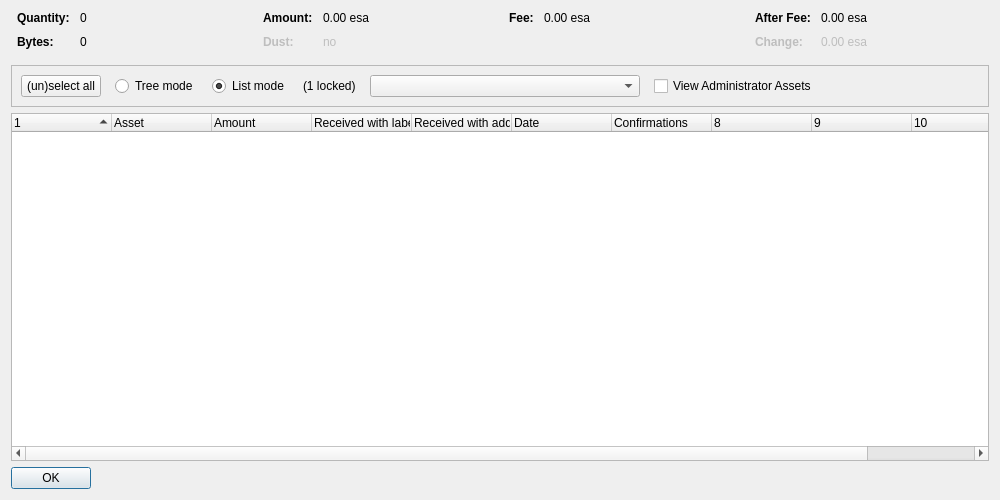
<?xml version="1.0" encoding="UTF-8"?>
<ui version="4.0">
 <class>AssetControlDialog</class>
 <widget class="QDialog" name="AssetControlDialog">
  <property name="geometry">
   <rect>
    <x>0</x>
    <y>0</y>
    <width>1000</width>
    <height>500</height>
   </rect>
  </property>
  <property name="windowTitle">
   <string>Asset Selection</string>
  </property>
  <layout class="QVBoxLayout" name="verticalLayout">
   <item>
    <layout class="QHBoxLayout" name="horizontalLayoutTop" stretch="0,0,0,0">
     <property name="topMargin">
      <number>0</number>
     </property>
     <property name="bottomMargin">
      <number>10</number>
     </property>
     <item>
      <layout class="QFormLayout" name="formLayoutAssetControl1">
       <property name="horizontalSpacing">
        <number>10</number>
       </property>
       <property name="verticalSpacing">
        <number>10</number>
       </property>
       <property name="leftMargin">
        <number>6</number>
       </property>
       <property name="rightMargin">
        <number>6</number>
       </property>
       <item row="0" column="0">
        <widget class="QLabel" name="labelAssetControlQuantityText">
         <property name="font">
          <font>
           <weight>75</weight>
           <bold>true</bold>
          </font>
         </property>
         <property name="text">
          <string>Quantity:</string>
         </property>
        </widget>
       </item>
       <item row="0" column="1">
        <widget class="QLabel" name="labelAssetControlQuantity">
         <property name="cursor">
          <cursorShape>IBeamCursor</cursorShape>
         </property>
         <property name="contextMenuPolicy">
          <enum>Qt::ActionsContextMenu</enum>
         </property>
         <property name="text">
          <string notr="true">0</string>
         </property>
         <property name="textInteractionFlags">
          <set>Qt::LinksAccessibleByMouse|Qt::TextSelectableByKeyboard|Qt::TextSelectableByMouse</set>
         </property>
        </widget>
       </item>
       <item row="1" column="0">
        <widget class="QLabel" name="labelAssetControlBytesText">
         <property name="font">
          <font>
           <weight>75</weight>
           <bold>true</bold>
          </font>
         </property>
         <property name="text">
          <string>Bytes:</string>
         </property>
        </widget>
       </item>
       <item row="1" column="1">
        <widget class="QLabel" name="labelAssetControlBytes">
         <property name="cursor">
          <cursorShape>IBeamCursor</cursorShape>
         </property>
         <property name="contextMenuPolicy">
          <enum>Qt::ActionsContextMenu</enum>
         </property>
         <property name="text">
          <string notr="true">0</string>
         </property>
         <property name="textInteractionFlags">
          <set>Qt::LinksAccessibleByMouse|Qt::TextSelectableByKeyboard|Qt::TextSelectableByMouse</set>
         </property>
        </widget>
       </item>
      </layout>
     </item>
     <item>
      <layout class="QFormLayout" name="formLayoutAssetControl2">
       <property name="horizontalSpacing">
        <number>10</number>
       </property>
       <property name="verticalSpacing">
        <number>10</number>
       </property>
       <property name="leftMargin">
        <number>6</number>
       </property>
       <property name="rightMargin">
        <number>6</number>
       </property>
       <item row="0" column="0">
        <widget class="QLabel" name="labelAssetControlAmountText">
         <property name="font">
          <font>
           <weight>75</weight>
           <bold>true</bold>
          </font>
         </property>
         <property name="text">
          <string>Amount:</string>
         </property>
        </widget>
       </item>
       <item row="0" column="1">
        <widget class="QLabel" name="labelAssetControlAmount">
         <property name="cursor">
          <cursorShape>IBeamCursor</cursorShape>
         </property>
         <property name="contextMenuPolicy">
          <enum>Qt::ActionsContextMenu</enum>
         </property>
         <property name="text">
          <string notr="true">0.00 esa</string>
         </property>
         <property name="textInteractionFlags">
          <set>Qt::LinksAccessibleByMouse|Qt::TextSelectableByKeyboard|Qt::TextSelectableByMouse</set>
         </property>
        </widget>
       </item>
       <item row="1" column="0">
        <widget class="QLabel" name="labelAssetControlLowOutputText">
         <property name="enabled">
          <bool>false</bool>
         </property>
         <property name="font">
          <font>
           <weight>75</weight>
           <bold>true</bold>
          </font>
         </property>
         <property name="text">
          <string>Dust:</string>
         </property>
        </widget>
       </item>
       <item row="1" column="1">
        <widget class="QLabel" name="labelAssetControlLowOutput">
         <property name="enabled">
          <bool>false</bool>
         </property>
         <property name="cursor">
          <cursorShape>IBeamCursor</cursorShape>
         </property>
         <property name="contextMenuPolicy">
          <enum>Qt::ActionsContextMenu</enum>
         </property>
         <property name="text">
          <string notr="true">no</string>
         </property>
         <property name="textInteractionFlags">
          <set>Qt::LinksAccessibleByMouse|Qt::TextSelectableByKeyboard|Qt::TextSelectableByMouse</set>
         </property>
        </widget>
       </item>
      </layout>
     </item>
     <item>
      <layout class="QFormLayout" name="formLayoutAssetControl3">
       <property name="horizontalSpacing">
        <number>10</number>
       </property>
       <property name="verticalSpacing">
        <number>10</number>
       </property>
       <property name="leftMargin">
        <number>6</number>
       </property>
       <property name="rightMargin">
        <number>6</number>
       </property>
       <item row="0" column="0">
        <widget class="QLabel" name="labelAssetControlFeeText">
         <property name="font">
          <font>
           <weight>75</weight>
           <bold>true</bold>
          </font>
         </property>
         <property name="text">
          <string>Fee:</string>
         </property>
        </widget>
       </item>
       <item row="0" column="1">
        <widget class="QLabel" name="labelAssetControlFee">
         <property name="cursor">
          <cursorShape>IBeamCursor</cursorShape>
         </property>
         <property name="contextMenuPolicy">
          <enum>Qt::ActionsContextMenu</enum>
         </property>
         <property name="text">
          <string notr="true">0.00 esa</string>
         </property>
         <property name="textInteractionFlags">
          <set>Qt::LinksAccessibleByMouse|Qt::TextSelectableByKeyboard|Qt::TextSelectableByMouse</set>
         </property>
        </widget>
       </item>
      </layout>
     </item>
     <item>
      <layout class="QFormLayout" name="formLayoutAssetControl4">
       <property name="horizontalSpacing">
        <number>10</number>
       </property>
       <property name="verticalSpacing">
        <number>10</number>
       </property>
       <property name="leftMargin">
        <number>6</number>
       </property>
       <property name="rightMargin">
        <number>6</number>
       </property>
       <item row="0" column="0">
        <widget class="QLabel" name="labelAssetControlAfterFeeText">
         <property name="font">
          <font>
           <weight>75</weight>
           <bold>true</bold>
          </font>
         </property>
         <property name="text">
          <string>After Fee:</string>
         </property>
        </widget>
       </item>
       <item row="0" column="1">
        <widget class="QLabel" name="labelAssetControlAfterFee">
         <property name="cursor">
          <cursorShape>IBeamCursor</cursorShape>
         </property>
         <property name="contextMenuPolicy">
          <enum>Qt::ActionsContextMenu</enum>
         </property>
         <property name="text">
          <string notr="true">0.00 esa</string>
         </property>
         <property name="textInteractionFlags">
          <set>Qt::LinksAccessibleByMouse|Qt::TextSelectableByKeyboard|Qt::TextSelectableByMouse</set>
         </property>
        </widget>
       </item>
       <item row="1" column="0">
        <widget class="QLabel" name="labelAssetControlChangeText">
         <property name="enabled">
          <bool>false</bool>
         </property>
         <property name="font">
          <font>
           <weight>75</weight>
           <bold>true</bold>
          </font>
         </property>
         <property name="text">
          <string>Change:</string>
         </property>
        </widget>
       </item>
       <item row="1" column="1">
        <widget class="QLabel" name="labelAssetControlChange">
         <property name="enabled">
          <bool>false</bool>
         </property>
         <property name="cursor">
          <cursorShape>IBeamCursor</cursorShape>
         </property>
         <property name="contextMenuPolicy">
          <enum>Qt::ActionsContextMenu</enum>
         </property>
         <property name="text">
          <string notr="true">0.00 esa</string>
         </property>
         <property name="textInteractionFlags">
          <set>Qt::LinksAccessibleByMouse|Qt::TextSelectableByKeyboard|Qt::TextSelectableByMouse</set>
         </property>
        </widget>
       </item>
      </layout>
     </item>
    </layout>
   </item>
   <item>
    <widget class="QFrame" name="frame">
     <property name="minimumSize">
      <size>
       <width>0</width>
       <height>40</height>
      </size>
     </property>
     <property name="frameShape">
      <enum>QFrame::StyledPanel</enum>
     </property>
     <property name="frameShadow">
      <enum>QFrame::Sunken</enum>
     </property>
     <layout class="QHBoxLayout" name="horizontalLayout">
      <item>
       <layout class="QHBoxLayout" name="horizontalLayoutPanel" stretch="0,0,0,0,0,0,0">
        <property name="spacing">
         <number>14</number>
        </property>
        <item>
         <widget class="QPushButton" name="pushButtonSelectAll">
          <property name="sizePolicy">
           <sizepolicy hsizetype="Maximum" vsizetype="Fixed">
            <horstretch>0</horstretch>
            <verstretch>0</verstretch>
           </sizepolicy>
          </property>
          <property name="text">
           <string>(un)select all</string>
          </property>
          <property name="autoDefault">
           <bool>false</bool>
          </property>
         </widget>
        </item>
        <item>
         <widget class="QRadioButton" name="radioTreeMode">
          <property name="sizePolicy">
           <sizepolicy hsizetype="Maximum" vsizetype="Fixed">
            <horstretch>0</horstretch>
            <verstretch>0</verstretch>
           </sizepolicy>
          </property>
          <property name="text">
           <string>Tree mode</string>
          </property>
         </widget>
        </item>
        <item>
         <widget class="QRadioButton" name="radioListMode">
          <property name="sizePolicy">
           <sizepolicy hsizetype="Maximum" vsizetype="Fixed">
            <horstretch>0</horstretch>
            <verstretch>0</verstretch>
           </sizepolicy>
          </property>
          <property name="text">
           <string>List mode</string>
          </property>
          <property name="checked">
           <bool>true</bool>
          </property>
         </widget>
        </item>
        <item>
         <widget class="QLabel" name="labelLocked">
          <property name="text">
           <string notr="true">(1 locked)</string>
          </property>
         </widget>
        </item>
        <item>
         <widget class="QComboBox" name="assetList">
          <property name="minimumContentsLength">
           <number>30</number>
          </property>
         </widget>
        </item>
        <item>
         <widget class="QCheckBox" name="viewAdministrator">
          <property name="toolTip">
           <string>View assets that you have the ownership asset for</string>
          </property>
          <property name="text">
           <string>View Administrator Assets</string>
          </property>
         </widget>
        </item>
        <item>
         <spacer name="horizontalSpacer">
          <property name="orientation">
           <enum>Qt::Horizontal</enum>
          </property>
          <property name="sizeHint" stdset="0">
           <size>
            <width>40</width>
            <height>20</height>
           </size>
          </property>
         </spacer>
        </item>
       </layout>
      </item>
     </layout>
    </widget>
   </item>
   <item>
    <widget class="AssetControlTreeWidget" name="treeWidget">
     <property name="contextMenuPolicy">
      <enum>Qt::CustomContextMenu</enum>
     </property>
     <property name="sortingEnabled">
      <bool>false</bool>
     </property>
     <property name="columnCount">
      <number>11</number>
     </property>
     <attribute name="headerShowSortIndicator" stdset="0">
      <bool>true</bool>
     </attribute>
     <attribute name="headerStretchLastSection">
      <bool>false</bool>
     </attribute>
     <column>
      <property name="text">
       <string/>
      </property>
     </column>
     <column>
      <property name="text">
       <string>Asset</string>
      </property>
     </column>
     <column>
      <property name="text">
       <string>Amount</string>
      </property>
     </column>
     <column>
      <property name="text">
       <string>Received with label</string>
      </property>
     </column>
     <column>
      <property name="text">
       <string>Received with address</string>
      </property>
     </column>
     <column>
      <property name="text">
       <string>Date</string>
      </property>
     </column>
     <column>
      <property name="text">
       <string>Confirmations</string>
      </property>
      <property name="toolTip">
       <string>Confirmed</string>
      </property>
     </column>
     <column>
      <property name="text">
       <string/>
      </property>
     </column>
     <column>
      <property name="text">
       <string/>
      </property>
     </column>
     <column>
      <property name="text">
       <string/>
      </property>
     </column>
     <column>
      <property name="text">
       <string/>
      </property>
     </column>
    </widget>
   </item>
   <item>
    <widget class="QDialogButtonBox" name="buttonBox">
     <property name="sizePolicy">
      <sizepolicy hsizetype="Maximum" vsizetype="Fixed">
       <horstretch>0</horstretch>
       <verstretch>0</verstretch>
      </sizepolicy>
     </property>
     <property name="orientation">
      <enum>Qt::Horizontal</enum>
     </property>
     <property name="standardButtons">
      <set>QDialogButtonBox::Ok</set>
     </property>
    </widget>
   </item>
  </layout>
 </widget>
 <customwidgets>
  <customwidget>
   <class>AssetControlTreeWidget</class>
   <extends>QTreeWidget</extends>
   <header location="global">assetcontroltreewidget.h</header>
  </customwidget>
 </customwidgets>
 <resources/>
 <connections/>
</ui>
